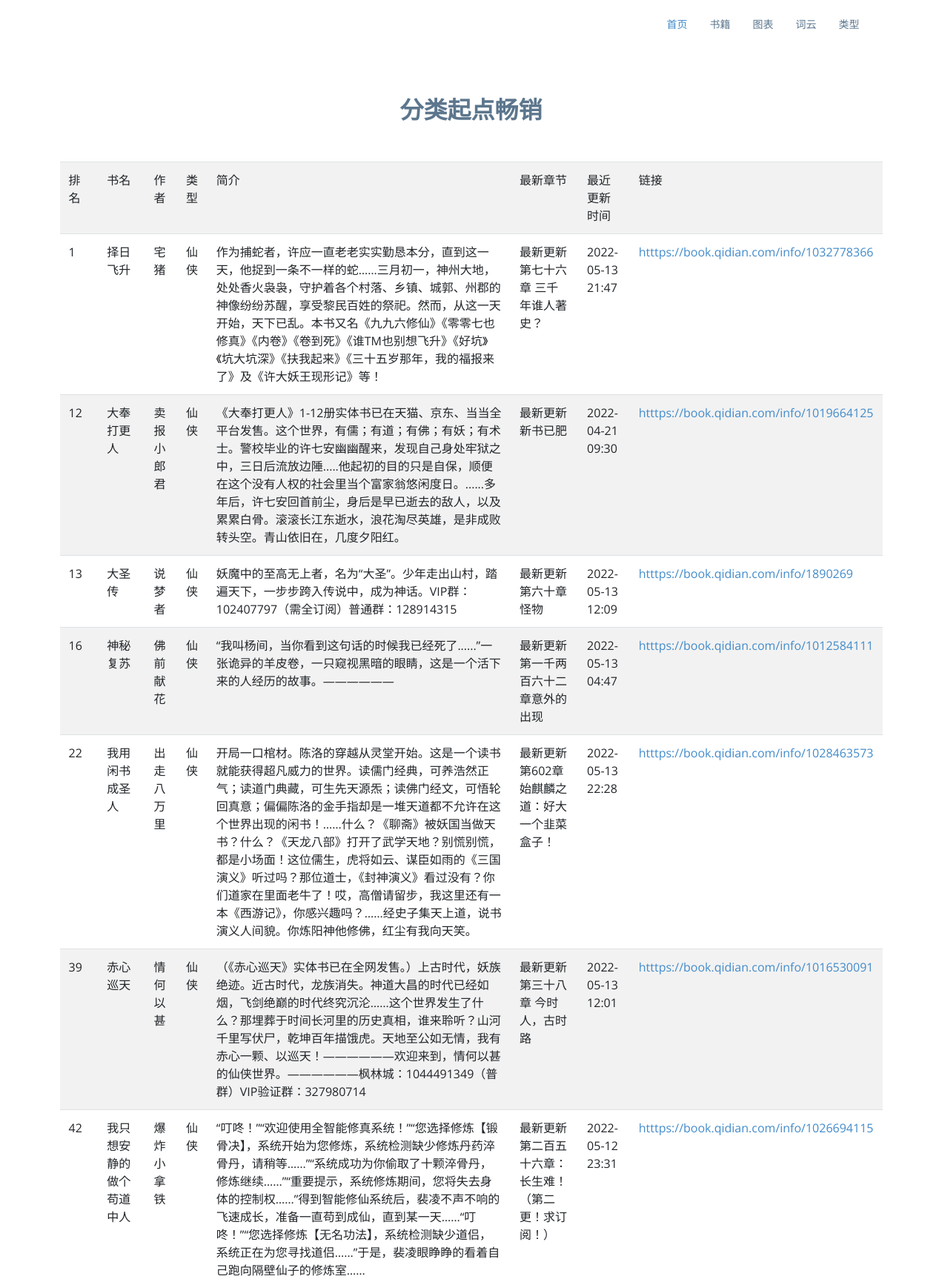
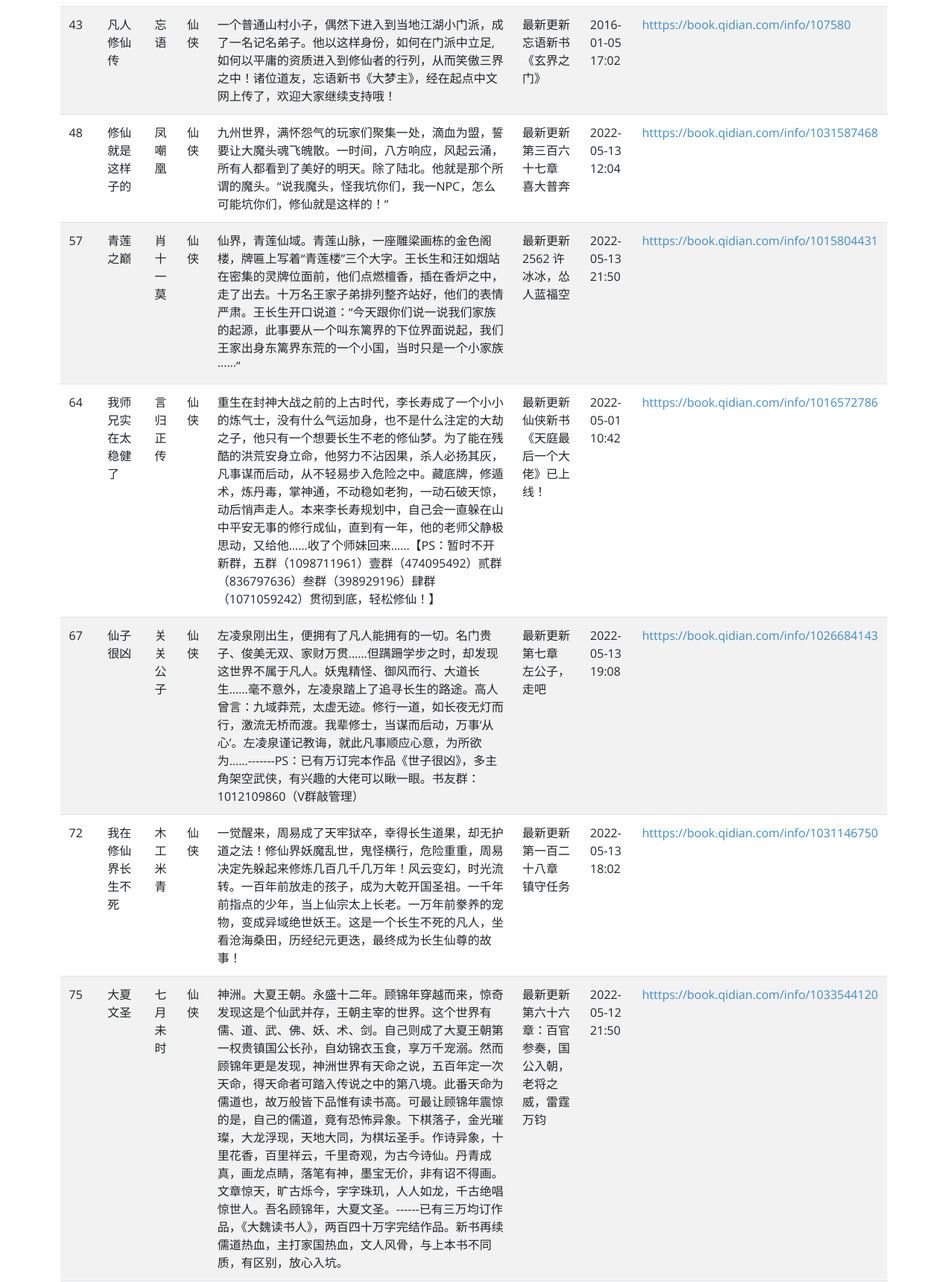
The page /xianxia (upper part) on the database its author committed (2 pictures, top to bottom).
### tables this page shows
CREATE TABLE book100
            (
            id integer primary key autoincrement,
            bookname varchar,
            bookwriter varchar,
            booktype varchar,
            bookinfo text,
            bookupdate text,
            lastupdate text ,
            booklink text
            );

### app.py (the view)
@app.route('/<type>')
def pick(type):
    datalist = []
    print(type)
    nife = ""
    if type == 'dushi':
        nife = "都市"
    elif type =='xuanhuan':
        nife = "玄幻"
    elif type =='xianxia':
        nife = "仙侠"
    elif type == 'qingxiaoshuo':
        nife = "轻小说"
    elif type == 'kehuan':
        nife = "科幻"
    elif type == 'xuanyi':
        nife = "悬疑"
    elif type == 'lishi':
        nife = "历史"
    elif type == 'youxi':
        nife = "游戏"
    elif type == 'qihuan':
        nife = "奇幻"
    con = sqlite3.connect("book.db")
    cur = con.cursor()
    sql1 = "select * from book100 where booktype = '%s'"%nife
    data = cur.execute(sql1)
    for item in data:
        datalist.append(item)
    cur.close()
    con.close()
    return render_template('pick.html', books = datalist)

### templates/pick.html (shortened to what this page needs)
<!DOCTYPE html>
<html lang="en">
<head>
  <link href="static/assets/vendor/bootstrap/css/bootstrap.min.css" rel="stylesheet">
  <link href="static/assets/vendor/icofont/icofont.min.css" rel="stylesheet">
  <link href="static/assets/vendor/boxicons/css/boxicons.min.css" rel="stylesheet">
  <link href="static/assets/vendor/animate.css/animate.min.css" rel="stylesheet">
  <link href="static/assets/vendor/venobox/venobox.css" rel="stylesheet">
  <link href="static/assets/vendor/aos/aos.css" rel="stylesheet">
  <link href="static/assets/css/style.css" rel="stylesheet">
</head>
<body>
  <header id="header">
    <div class="container">
      <nav class="nav-menu float-right d-none d-lg-block">
        <ul>
          <li class="active"><a href="/index">首页 </a></li>
          <li><a href="/bookdata">书籍</a></li>
          <li><a href="/chart">图表</a></li>
          <li><a href="/wordcloud">词云</a></li>
          <li class="drop-down"><a href="">类型</a>
              </li>
            </ul>
      </nav>
    </div>
  </header>
    <section id="team" class="team">
      <div class="container">
        <div class="section-title">
          <h2>分类起点畅销</h2>
        </div>
          <table class="table table-striped">
              <tr>
                  <td>排名</td>
                  <td>书名</td>
                  <td>作者</td>
                  <td>类型</td>
                  <td>简介</td>
                  <td>最新章节</td>
                  <td>最近更新时间</td>
                  <td>链接</td>
              </tr>
              {% for book in books %}
                  <tr>
                  <td>{{ book[0] }}</td>
                  <td>{{ book[1] }}</td>
                  <td>{{ book[2] }}</td>
                  <td>{{ book[3] }}</td>
                  <td>{{ book[4] }}</td>
                  <td>{{ book[5] }}</td>
                  <td>{{ book[6] }}</td>
                  <td><a href="{{ book[7] }}" target="_blank">htttps:{{ book[7] }}</a></td>
                  </tr>
              {% endfor %}
          </table>
      </div>
    </section>
</body>
</html>

### static/assets/css/style.css (style rules this page uses)
body { font-family: "Open Sans", sans-serif; color: #444; }
a { color: #428bca; }
h1, h2, h3, h4, h5, h6, .font-primary { font-family: "Raleway", sans-serif; }
#header { height: 70px; transition: all 0.5s; transition: all 0.5s; padding: 10px 0; background: #fff; z-index: 997; }
.nav-menu, .nav-menu * { margin: 0; padding: 0; list-style: none; }
.nav-menu > ul > li { position: relative; white-space: nowrap; float: left; }
.nav-menu a { display: block; position: relative; color: #5c768d; padding: 12px 15px; transition: 0.3s; font-size: 14px; font-family: "Open Sans", sans-serif; }
.nav-menu a:hover, .nav-menu .active > a, .nav-menu li:hover > a { color: #428bca; text-decoration: none; }
.nav-menu .drop-down > a:after { content: "\ea99"; font-family: IcoFont; padding-left: 5px; }
.mobile-nav { position: fixed; top: 0; bottom: 0; z-index: 9999; overflow-y: auto; left: -260px; width: 260px; padding-top: 18px; background: #1f3548; transition: 0.4s; }
.mobile-nav * { margin: 0; padding: 0; list-style: none; }
.mobile-nav a { display: block; position: relative; color: #e3f0fc; padding: 10px 20px; font-weight: 500; }
.mobile-nav a:hover, .mobile-nav .active > a, .mobile-nav li:hover > a { color: #9eccf4; text-decoration: none; }
.mobile-nav .drop-down > a:after { content: "\ea99"; font-family: IcoFont; padding-left: 10px; position: absolute; right: 15px; }
.mobile-nav .drop-down > a { padding-right: 35px; }
section { padding: 60px 0; }
.section-title { text-align: center; padding-bottom: 30px; }
.section-title h2 { font-size: 32px; font-weight: 600; margin-bottom: 20px; padding-bottom: 0; color: #5c768d; }
.team { background: #fff; padding: 60px 0 30px 0; }

### rows shown on the page
book100: id "1", bookname "择日飞升", bookwriter "宅猪", booktype "仙侠", bookinfo "作为捕蛇者，许应一直老老实实勤恳本分，直到这一天，他捉到一条不一样的蛇……三月初一，神州大地，处处香火袅袅，守护着各个村落、乡镇、城郭、州郡的神像纷纷苏醒，享受黎民百姓的祭祀。然而，从这一天开始，天下已乱。本书又名《九九六修仙》《零零七也修真》《内卷》《卷到死》《谁TM也别想飞升》《好坑》《坑大坑深》《扶我起来》《三十五岁那年，我的福报来了》及《许大妖王现形记》等！", bookupdate "最新更新 第七十六章 三千年谁人著史？", lastupdate "2022-05-13 21:47", booklink "//book.qidian.com/info/1032778366"
book100: id "12", bookname "大奉打更人", bookwriter "卖报小郎君", booktype "仙侠", bookinfo "《大奉打更人》1-12册实体书已在天猫、京东、当当全平台发售。这个世界，有儒；有道；有佛；有妖；有术士。警校毕业的许七安幽幽醒来，发现自己身处牢狱之中，三日后流放边陲.....他起初的目的只是自保，顺便在这个没有人权的社会里当个富家翁悠闲度日。......多年后，许七安回首前尘，身后是早已逝去的敌人，以及累累白骨。滚滚长江东逝水，浪花淘尽英雄，是非成败转头空。青山依旧在，几度夕阳红。", bookupdate "最新更新 新书已肥", lastupdate "2022-04-21 09:30", booklink "//book.qidian.com/info/1019664125"
book100: id "13", bookname "大圣传", bookwriter "说梦者", booktype "仙侠", bookinfo "妖魔中的至高无上者，名为“大圣”。少年走出山村，踏遍天下，一步步跨入传说中，成为神话。VIP群：102407797（需全订阅）普通群：128914315", bookupdate "最新更新 第六十章 怪物", lastupdate "2022-05-13 12:09", booklink "//book.qidian.com/info/1890269"
book100: id "16", bookname "神秘复苏", bookwriter "佛前献花", booktype "仙侠", bookinfo "“我叫杨间，当你看到这句话的时候我已经死了......”一张诡异的羊皮卷，一只窥视黑暗的眼睛，这是一个活下来的人经历的故事。——————", bookupdate "最新更新 第一千两百六十二章意外的出现", lastupdate "2022-05-13 04:47", booklink "//book.qidian.com/info/1012584111"
book100: id "22", bookname "我用闲书成圣人", bookwriter "出走八万里", booktype "仙侠", bookinfo "开局一口棺材。陈洛的穿越从灵堂开始。这是一个读书就能获得超凡威力的世界。读儒门经典，可养浩然正气；读道门典藏，可生先天源炁；读佛门经文，可悟轮回真意；偏偏陈洛的金手指却是一堆天道都不允许在这个世界出现的闲书！……什么？《聊斋》被妖国当做天书？什么？《天龙八部》打开了武学天地？别慌别慌，都是小场面！这位儒生，虎将如云、谋臣如雨的《三国演义》听过吗？那位道士，《封神演义》看过没有？你们道家在里面老牛了！哎，高僧请留步，我这里还有一本《西游记》，你感兴趣吗？……经史子集天上道，说书演义人间貌。你炼阳神他修佛，红尘有我向天笑。", bookupdate "最新更新 第602章 始麒麟之道：好大一个韭菜盒子！", lastupdate "2022-05-13 22:28", booklink "//book.qidian.com/info/1028463573"
book100: id "39", bookname "赤心巡天", bookwriter "情何以甚", booktype "仙侠", bookinfo "（《赤心巡天》实体书已在全网发售。）上古时代，妖族绝迹。近古时代，龙族消失。神道大昌的时代已经如烟，飞剑绝巅的时代终究沉沦……这个世界发生了什么？那埋葬于时间长河里的历史真相，谁来聆听？山河千里写伏尸，乾坤百年描饿虎。天地至公如无情，我有赤心一颗、以巡天！——————欢迎来到，情何以甚的仙侠世界。——————枫林城：1044491349（普群）VIP验证群：327980714", bookupdate "最新更新 第三十八章 今时人，古时路", lastupdate "2022-05-13 12:01", booklink "//book.qidian.com/info/1016530091"
book100: id "42", bookname "我只想安静的做个苟道中人", bookwriter "爆炸小拿铁", booktype "仙侠", bookinfo "“叮咚！”“欢迎使用全智能修真系统！”“您选择修炼【锻骨决】，系统开始为您修炼，系统检测缺少修炼丹药淬骨丹，请稍等……”“系统成功为你偷取了十颗淬骨丹，修炼继续……”“重要提示，系统修炼期间，您将失去身体的控制权……”得到智能修仙系统后，裴凌不声不响的飞速成长，准备一直苟到成仙，直到某一天……“叮咚！”“您选择修炼【无名功法】，系统检测缺少道侣，系统正在为您寻找道侣……”于是，裴凌眼睁睁的看着自己跑向隔壁仙子的修炼室……", bookupdate "最新更新 第二百五十六章：长生难！（第二更！求订阅！）", lastupdate "2022-05-12 23:31", booklink "//book.qidian.com/info/1026694115"
book100: id "43", bookname "凡人修仙传", bookwriter "忘语", booktype "仙侠", bookinfo "一个普通山村小子，偶然下进入到当地江湖小门派，成了一名记名弟子。他以这样身份，如何在门派中立足,如何以平庸的资质进入到修仙者的行列，从而笑傲三界之中！诸位道友，忘语新书《大梦主》，经在起点中文网上传了，欢迎大家继续支持哦！", bookupdate "最新更新 忘语新书《玄界之门》", lastupdate "2016-01-05 17:02", booklink "//book.qidian.com/info/107580"
book100: id "48", bookname "修仙就是这样子的", bookwriter "凤嘲凰", booktype "仙侠", bookinfo "九州世界，满怀怨气的玩家们聚集一处，滴血为盟，誓要让大魔头魂飞魄散。一时间，八方响应，风起云涌，所有人都看到了美好的明天。除了陆北。他就是那个所谓的魔头。“说我魔头，怪我坑你们，我一NPC，怎么可能坑你们，修仙就是这样的！”", bookupdate "最新更新 第三百六十七章 喜大普奔", lastupdate "2022-05-13 12:04", booklink "//book.qidian.com/info/1031587468"
book100: id "57", bookname "青莲之巅", bookwriter "肖十一莫", booktype "仙侠", bookinfo "仙界，青莲仙域。青莲山脉，一座雕梁画栋的金色阁楼，牌匾上写着“青莲楼”三个大字。王长生和汪如烟站在密集的灵牌位面前，他们点燃檀香，插在香炉之中，走了出去。十万名王家子弟排列整齐站好，他们的表情严肃。王长生开口说道：“今天跟你们说一说我们家族的起源，此事要从一个叫东篱界的下位界面说起，我们王家出身东篱界东荒的一个小国，当时只是一个小家族······”", bookupdate "最新更新 2562 许冰冰，怂人蓝福空", lastupdate "2022-05-13 21:50", booklink "//book.qidian.com/info/1015804431"
book100: id "64", bookname "我师兄实在太稳健了", bookwriter "言归正传", booktype "仙侠", bookinfo "重生在封神大战之前的上古时代，李长寿成了一个小小的炼气士，没有什么气运加身，也不是什么注定的大劫之子，他只有一个想要长生不老的修仙梦。为了能在残酷的洪荒安身立命，他努力不沾因果，杀人必扬其灰，凡事谋而后动，从不轻易步入危险之中。藏底牌，修遁术，炼丹毒，掌神通，不动稳如老狗，一动石破天惊，动后悄声走人。本来李长寿规划中，自己会一直躲在山中平安无事的修行成仙，直到有一年，他的老师父静极思动，又给他……收了个师妹回来……【PS：暂时不开新群，五群（1098711961）壹群（474095492）贰群（836797636）叁群（398929196）肆群（1071059242）贯彻到底，轻松修仙！】", bookupdate "最新更新 仙侠新书《天庭最后一个大佬》已上线！", lastupdate "2022-05-01 10:42", booklink "//book.qidian.com/info/1016572786"
book100: id "67", bookname "仙子很凶", bookwriter "关关公子", booktype "仙侠", bookinfo "左凌泉刚出生，便拥有了凡人能拥有的一切。名门贵子、俊美无双、家财万贯……但蹒跚学步之时，却发现这世界不属于凡人。妖鬼精怪、御风而行、大道长生……毫不意外，左凌泉踏上了追寻长生的路途。高人曾言：九域莽荒，太虚无迹。修行一道，如长夜无灯而行，激流无桥而渡。我辈修士，当谋而后动，万事‘从心’。左凌泉谨记教诲，就此凡事顺应心意，为所欲为……-------PS：已有万订完本作品《世子很凶》，多主角架空武侠，有兴趣的大佬可以瞅一眼。书友群：1012109860（V群敲管理）", bookupdate "最新更新 第七章 左公子，走吧", lastupdate "2022-05-13 19:08", booklink "//book.qidian.com/info/1026684143"
book100: id "72", bookname "我在修仙界长生不死", bookwriter "木工米青", booktype "仙侠", bookinfo "一觉醒来，周易成了天牢狱卒，幸得长生道果，却无护道之法！修仙界妖魔乱世，鬼怪横行，危险重重，周易决定先躲起来修炼几百几千几万年！风云变幻，时光流转。一百年前放走的孩子，成为大乾开国圣祖。一千年前指点的少年，当上仙宗太上长老。一万年前豢养的宠物，变成异域绝世妖王。这是一个长生不死的凡人，坐看沧海桑田，历经纪元更迭，最终成为长生仙尊的故事！", bookupdate "最新更新 第一百二十八章 镇守任务", lastupdate "2022-05-13 18:02", booklink "//book.qidian.com/info/1031146750"
book100: id "75", bookname "大夏文圣", bookwriter "七月未时", booktype "仙侠", bookinfo "神洲。大夏王朝。永盛十二年。顾锦年穿越而来，惊奇发现这是个仙武并存，王朝主宰的世界。这个世界有儒、道、武、佛、妖、术、剑。自己则成了大夏王朝第一权贵镇国公长孙，自幼锦衣玉食，享万千宠溺。然而顾锦年更是发现，神洲世界有天命之说，五百年定一次天命，得天命者可踏入传说之中的第八境。此番天命为儒道也，故万般皆下品惟有读书高。可最让顾锦年震惊的是，自己的儒道，竟有恐怖异象。下棋落子，金光璀璨，大龙浮现，天地大同，为棋坛圣手。作诗异象，十里花香，百里祥云，千里奇观，为古今诗仙。丹青成真，画龙点睛，落笔有神，墨宝无价，非有诏不得画。文章惊天，旷古烁今，字字珠玑，人人如龙，千古绝唱惊世人。吾名顾锦年，大夏文圣。------已有三万均订作品，《大魏读书人》，两百四十万字完结作品。新书再续儒道热血，主打家国热血，文人风骨，与上本书不同质，有区别，放心入坑。", bookupdate "最新更新 第六十六章：百官参奏，国公入朝，老将之威，雷霆万钧", lastupdate "2022-05-12 21:50", booklink "//book.qidian.com/info/1033544120"
